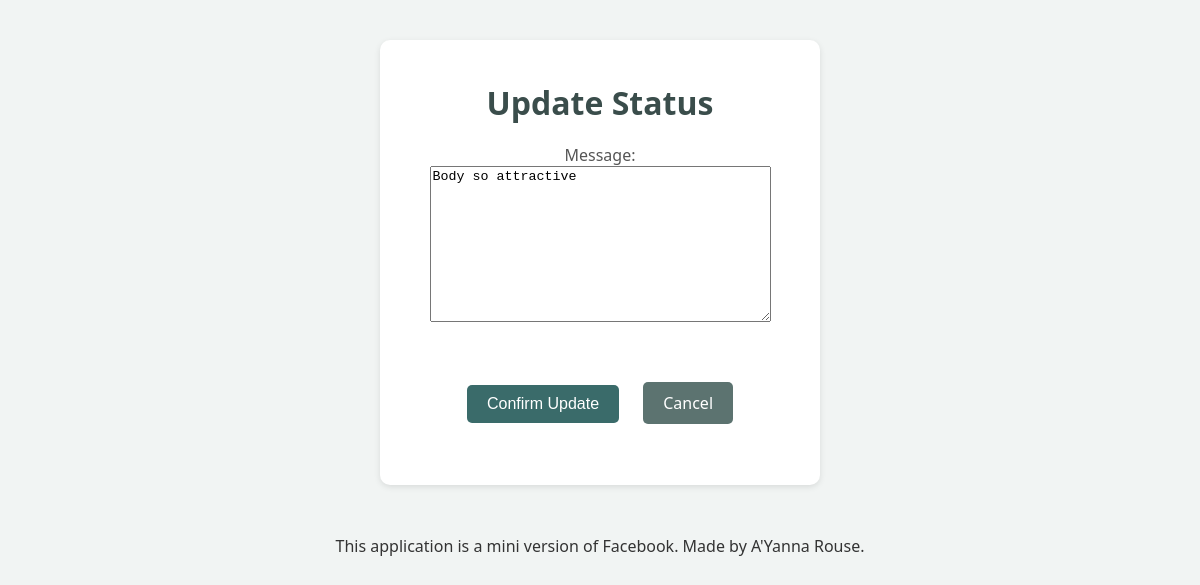
Before: /mini_fb/Status/4/update with the older database file.
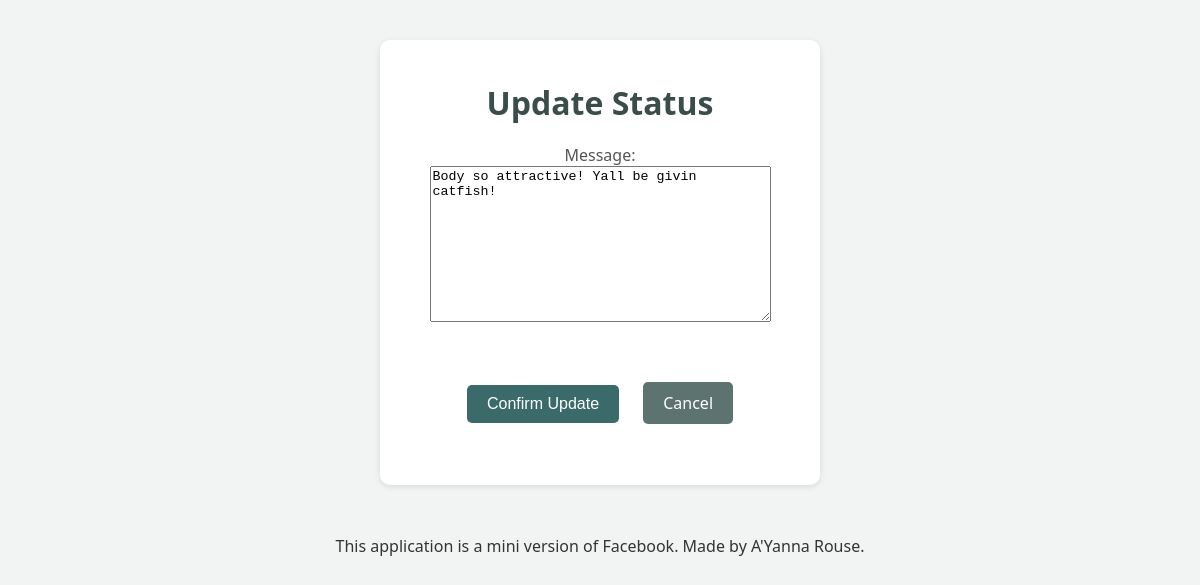
After: the same page with the newer database file.
### mini_fb/models.py (models this page shows, shortened)
class StatusMessage(models.Model):
    message = models.TextField(blank=True)
    timestamp = models.DateTimeField(auto_now=True)
    profile = models.ForeignKey(Profile, on_delete=models.CASCADE)

### mini_fb/views.py (the view, shortened to what this page needs)
# urls.py: path('Status/<int:pk>/update', UpdateStatusMessageView.as_view(), name='update_status'),
class UpdateStatusMessageView(UpdateView):
    model = StatusMessage
    template_name = "mini_fb/update_status_form.html"
    context_object_name = "status_message"
    fields = ['message']

### mini_fb/templates/mini_fb/update_status_form.html (shortened to what this page needs)
{% extends 'mini_fb/base.html' %}
{% block content %}
<div class="profile-container">
    <h1>Update Status</h1>
    <form method="post">
        <table class="profile-form-table">
            {{ form.as_p }}
            <tr>
                <td colspan="2" class="form-buttons" style="text-align: center;">
                    <button type="submit" class="submit-btn">Confirm Update</button>
                    <a href="{% url 'show_profile' status_message.profile.pk %}" class="back-btn">Cancel</a>
                </td>
            </tr>
        </table>
    </form>
</div>
{% endblock %}

Changed rows visible on the page:
changed StatusMessage: message "Body so attractive" → "Body so attractive! Yall be givin catfish!"
